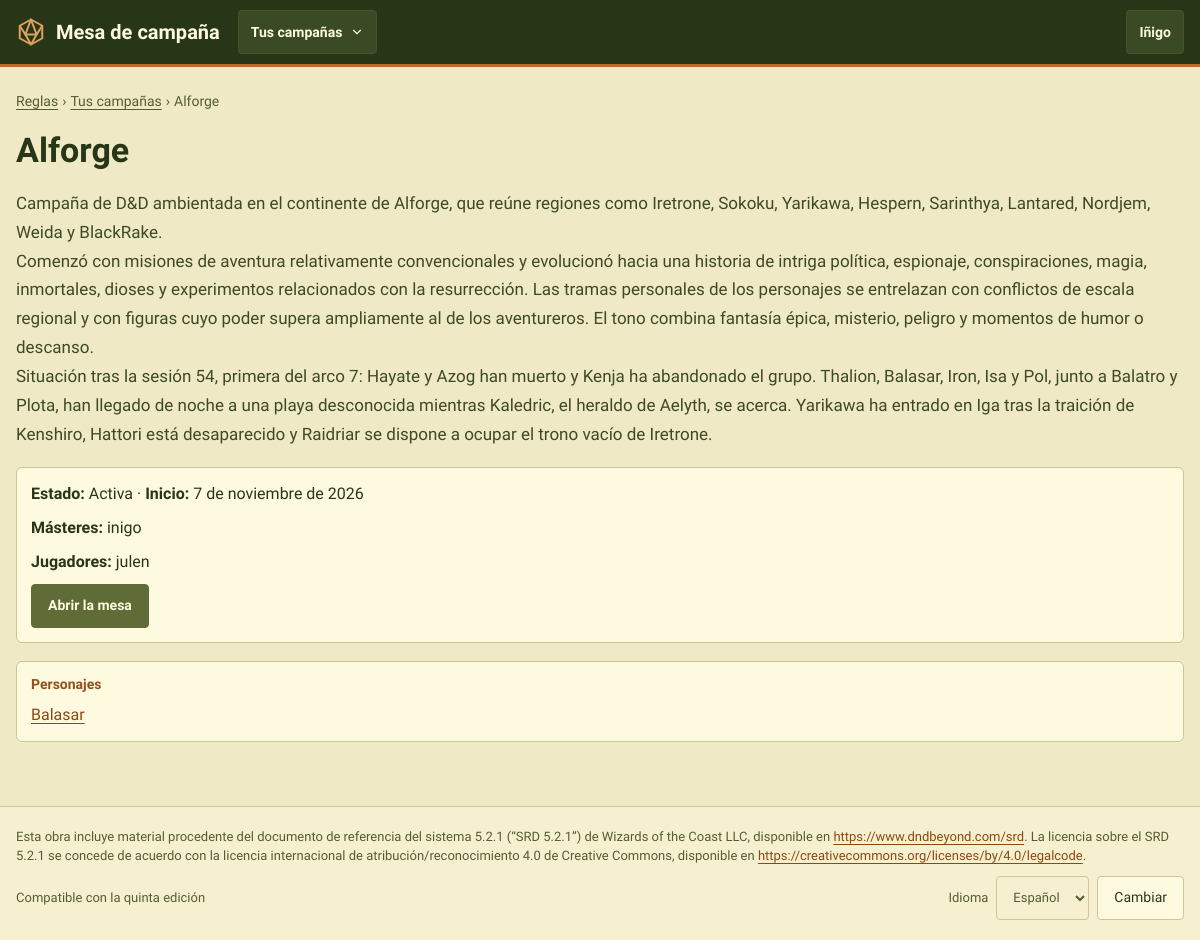
The page /reglas/campanas/3/ (signed in) on the database its author committed.
### CampaignManager/models.py (models this page shows, shortened)
class User(AbstractUser):
    pass

class Campaign(models.Model):
    class Status(models.TextChoices):
        ACTIVA = "activa", "Activa"
        PAUSADA = "pausada", "Pausada"
        TERMINADA = "terminada", "Terminada"
    name = models.CharField(max_length=100)
    description = models.TextField(blank=True)
    start_date = models.DateField()
    status = models.CharField(max_length=10, choices=Status.choices, default=Status.ACTIVA)
    cover = models.ImageField(upload_to="portadas/", blank=True)
    notice = models.TextField(blank=True, help_text="«Aviso del máster» on the home page")
    world_day = models.CharField(max_length=100, blank=True, help_text="Day in the world, e.g. «3 de Brumario»")
    world_year = models.CharField(max_length=100, blank=True)
    masters = models.ManyToManyField(User, related_name="dm_campaigns")
    players = models.ManyToManyField(User, related_name="player_campaigns", blank=True)
    class Meta:
        ordering = ["name"]
        indexes = [models.Index(fields=["status"])]

class Character(models.Model):
    class Status(models.TextChoices):
        PENDIENTE = "pendiente", "Pendiente"
        APROBADO = "aprobado", "Aprobado"
    name = models.CharField(max_length=100)
    xp = models.IntegerField(default=0)
    level = models.PositiveSmallIntegerField(
        default=1,
        validators=[MinValueValidator(1), MaxValueValidator(rules.MAX_LEVEL)],
        help_text="Level reached. It can be behind the XP until the player levels up",
    )
    hp = models.IntegerField(help_text="Maximum hit points")
    temp_hp = models.IntegerField(help_text="Current hit points")
    ac = models.IntegerField(help_text="Armor class")
    temp_ap = models.IntegerField(default=0, help_text="Current armor points")
    inspiration = models.IntegerField(default=0)
    strength = models.IntegerField()
    dexterity = models.IntegerField()
    constitution = models.IntegerField()
    intelligence = models.IntegerField()
    wisdom = models.IntegerField()
    charisma = models.IntegerField()
    portrait = models.ImageField(upload_to="retratos/", blank=True)
    background = models.TextField(blank=True)
    notes = models.TextField(blank=True, help_text="The player's own notes")
    status = models.CharField(max_length=10, choices=Status.choices, default=Status.APROBADO)
    dead = models.BooleanField(default=False)
    knocked_down_in = models.ForeignKey(
        "Encounter", on_delete=models.SET_NULL, null=True, blank=True, related_name="+",
        help_text="The fight in which the character was last knocked down",
    )
    magic_points = models.PositiveIntegerField(default=0)
    magic_points_bonus = models.IntegerField(
        default=0, help_text="The master's adjustment to the magic points the class gives at this level (can be negative)")
    player = models.ForeignKey(User, on_delete=models.SET_NULL, null=True, blank=True)
    char_class = models.ForeignKey("CharacterClass", on_delete=models.PROTECT)
    subclass = models.ForeignKey("Subclass", on_delete=models.PROTECT, null=True, blank=True)
    race = models.ForeignKey("Race", on_delete=models.PROTECT)
    subrace = models.ForeignKey("Subrace", on_delete=models.PROTECT, null=True, blank=True)
    campaigns = models.ManyToManyField("Campaign", blank=True, related_name="characters")
    is_npc = models.BooleanField(default=False)
    template = models.ForeignKey(
        "self",
        on_delete=models.CASCADE,
        null=True,
        blank=True,
        related_name="copies",
        limit_choices_to={"is_npc": True, "template__isnull": True},
        help_text="Only for NPC copies: the NPC template this character was made from",
    )
    abilities = models.ManyToManyField("Ability", through="CharacterAbility", blank=True)
    spells = models.ManyToManyField("Spell", blank=True)
    items = models.ManyToManyField("Item", through="Inventory")
    effects = models.ManyToManyField("Effect", through="ActiveEffect")
    class Meta:
        ordering = ["name"]
        indexes = [models.Index(fields=["is_npc", "status"])]
        constraints = [
            models.CheckConstraint(
                condition=models.Q(template__isnull=True) | models.Q(is_npc=True),
                name="template_only_for_npcs",
                violation_error_message="Only NPCs can have a template.",
            ),
            models.CheckConstraint(
                condition=models.Q(level__gte=1, level__lte=rules.MAX_LEVEL),
                name="level_from_1_to_max",
            ),
        ]

### CampaignManager/views.py (the view)
# urls.py: path("reglas/campanas/<int:pk>/", views.CampaignDetailView.as_view(), name="campaign_detail"),
class CampaignDetailView(CatalogDetailView):
    context_object_name = "campaign"
    template_name = "campaign_detail.html"
    character_filter = "campaigns"
    def get_queryset(self):
        return user_campaigns(self.request.user).prefetch_related("masters", "players")

### CampaignManager/context_processors.py (called while the page is built, shortened)
def campaign_nav(request):
    user = getattr(request, "user", None)
    if user is None or not user.is_authenticated:
        return {}
    campaigns = list(user_campaigns(user).prefetch_related("masters"))
    match = getattr(request, "resolver_match", None)
    campaign_id = match.kwargs.get("campaign_id") if match else None
    current = next((c for c in campaigns if c.pk == campaign_id), None)
    context = {"nav_campaigns": [
        {"campaign": c, "is_master": user in c.masters.all(), "status": _(STATUS_TEXT[c.status])} for c in campaigns
    ]}
    if current is None:
        return context

### CampaignManager/permissions.py (called while the page is built)
def user_campaigns(user):
    if not user.is_authenticated:
        return Campaign.objects.none()
    return Campaign.objects.filter(Q(masters=user) | Q(players=user)).distinct()

def visible_characters(user):
    if not user.is_authenticated:
        return Character.objects.none()
    visible = (Q(campaigns__masters=user)
               | Q(campaigns__players=user, is_npc=False, status=Character.Status.APROBADO)
               | Q(player=user))
    if user.dm_campaigns.exists():
        visible |= Q(is_npc=True, template__isnull=True, campaigns__isnull=True)
    return Character.objects.filter(visible).distinct()

### CampaignManager/templatetags/mesa.py (called while the page is built)
@register.simple_tag
def asset(path):
    url = static(path)
    found = finders.find(path)
    return f"{url}?v={int(os.path.getmtime(found))}" if found else url

### CampaignManager/views.py (called while the page is built)
    def get_context_data(self, **kwargs):
        context = super().get_context_data(**kwargs)
        if self.character_filter:
            context["characters"] = visible_characters(self.request.user).filter(
                **{self.character_filter: self.object}).order_by("name")
        return context

### CampaignManager/templates/campaign_detail.html (shortened to what this page needs)
{% extends "base.html" %}
{% load i18n %}
{% block content %}
<section class="pila" aria-labelledby="h-reglas">
    <nav class="migas" aria-label="{% translate 'Ruta' %}"><a href="{% url 'index' %}">{% translate "Reglas" %}</a> <span aria-hidden="true">›</span> <a href="{% url 'campaign_list' %}">{% translate "Tus campañas" %}</a> <span aria-hidden="true">›</span> <span>{{ campaign.name }}</span></nav>
    <h1 id="h-reglas">{{ campaign.name }}</h1>
    {% if campaign.description %}<div class="lectura-p">{{ campaign.description|linebreaks }}</div>{% endif %}
    <div class="tarjeta compacta">
        <p><b>{% translate "Estado" %}:</b> {{ campaign.get_status_display }} · <b>{% translate "Inicio" %}:</b> {{ campaign.start_date }}</p>
        <p><b>{% translate "Másteres" %}:</b> {% for user in campaign.masters.all %}{{ user.username }}{% if not forloop.last %}, {% endif %}{% empty %}—{% endfor %}</p>
        <p><b>{% translate "Jugadores" %}:</b> {% for user in campaign.players.all %}{{ user.username }}{% if not forloop.last %}, {% endif %}{% empty %}—{% endfor %}</p>
        <a class="btn btn-principal" style="align-self:flex-start" href="{% url 'home' campaign.pk %}">{% translate "Abrir la mesa" %}</a>
    </div>
    <div class="tarjeta compacta">
        <h2 class="rotulo">{% translate "Personajes" %}</h2>
        <ul class="lista-limpia" style="gap:4px">
            {% for character in characters %}<li><a href="{% url 'character_detail' character.pk %}">{{ character.name }}</a>{% if character.is_npc %} <span class="pastilla">{% translate "PNJ" %}</span>{% endif %}</li>
            {% empty %}<li class="atenuado">{% translate "Esta campaña todavía no tiene personajes." %}</li>{% endfor %}
        </ul>
    </div>
</section>
{% endblock %}

### CampaignManager/templates/base.html (shortened to what this page needs)
{% load static i18n mesa %}<!DOCTYPE html>
{% get_current_language as LANGUAGE_CODE %}
<html lang="{{ LANGUAGE_CODE }}">
<head>
    <link rel="stylesheet" href="{% asset 'css/mesa.css' %}">
</head>
<body>
<header class="cabecera">
    <div class="cabecera-inner">
        <a class="marca" href="{% url 'start' %}">
            <svg width="30" height="30" viewBox="0 0 24 24" fill="none" stroke="#DDA15E" stroke-width="1.6" stroke-linejoin="round" aria-hidden="true"><path d="M12 2 21 7v10l-9 5-9-5V7z"></path><path d="M12 2 7.5 14h9z"></path><path d="M3 7l4.5 7M21 7l-4.5 7M7.5 14 12 22l4.5-8"></path></svg>
            <span>Mesa de campaña</span>
        </a>
        {% if user.is_authenticated and nav_campaigns %}
        <details class="desplegable">
            <summary aria-label="{% translate 'Cambiar de campaña' %}">{% if nav_campaign %}{{ nav_campaign.name }}{% else %}{% translate "Tus campañas" %}{% endif %}
                <svg width="14" height="14" viewBox="0 0 24 24" fill="none" stroke="currentColor" stroke-width="2" stroke-linecap="round" aria-hidden="true"><path d="M6 9l6 6 6-6"></path></svg></summary>
        </details>
        {% endif %}
        {% if user.is_authenticated %}
        <details class="desplegable">
            <summary>{{ user.get_short_name|default:user.username }}</summary>
        </details>
        {% endif %}
    </div>
</header>
<main id="principal" class="contenido">
    {% block content %}{% endblock %}
</main>
<footer class="pie">
    <div class="pie-inner">
        <p lang="es">Esta obra incluye material procedente del documento de referencia del sistema 5.2.1 (“SRD 5.2.1”) de Wizards of the Coast LLC, disponible en <a href="https://www.dndbeyond.com/srd">https://www.dndbeyond.com/srd</a>. La licencia sobre el SRD 5.2.1 se concede de acuerdo con la licencia internacional de atribución/reconocimiento 4.0 de Creative Commons, disponible en <a href="https://creativecommons.org/licenses/by/4.0/legalcode">https://creativecommons.org/licenses/by/4.0/legalcode</a>.</p>
        <div class="fila-s" style="justify-content:space-between">
            <span>{% translate "Compatible con la quinta edición" %}</span>
            <form action="{% url 'set_language' %}" method="post" class="fila-s">
                <label for="idioma">{% translate "Idioma" %}</label>
                <select id="idioma" name="language" class="entrada" style="width:auto">
                    {% get_available_languages as LANGUAGES %}
                    {% for code, name in LANGUAGES %}<option value="{{ code }}" {% if code == LANGUAGE_CODE %}selected{% endif %}>{{ name }}</option>{% endfor %}
                </select>
                <button type="submit" class="btn">{% translate "Cambiar" %}</button>
            </form>
        </div>
    </div>
</footer>
</body>
</html>

### CampaignManager/static/css/mesa.css (style rules this page uses)
:root { --bg:#EFE9C6; --surface:#FEFAE0; --surface2:#F6F0D0; --line:#CFC696; --text:#283618; --text2:#3E4A26; --muted:#565D33; --accent:#606C38; --on-accent:#FEFAE0; --link:#8A4A12; --label:#94501A; --copper:#BC6C25; --ochre:#DDA15E; --accent-soft:#E8E6C2; --accent-soft-text:#3A4520; --hp:#A3561C; --ap:#606C38; --magic:#6A4A62; --track:#E2DAB0; --ok-bg:#E2E6C0; --ok-text:#3E4A1E; --warn-bg:#F6E2BC; --warn-text:#6E4410; --danger-bg:#F2D6C0; --danger-text:#8A3A10; --neutral-bg:#ECE6C4; --neutral-text:#3E4A26; --secret-bg:#E9E0DC; --secret-text:#5C3F54; --info-bg:#DDE3CF; --info-text:#33482E; --teal-bg:#D9E3CC; --teal-text:#2F5233; --r-card:6px; --r-ctl:4px; --font:'Cardo', Georgia, serif; --tap:44px; }
*,*::before,*::after { box-sizing:border-box }
html { -webkit-text-size-adjust:100% }
body { margin:0;background:var(--bg);color:var(--text);font-family:var(--font);font-size:16px;line-height:1.5 }
a { color:var(--link);text-underline-offset:3px }
h1,h2,h3,h4 { font-family:var(--font);font-weight:700;line-height:1.2;margin:0 }
h1 { font-size:34px }
h2 { font-size:24px }
p { margin:0 }
ul,ol { margin:0;padding:0 }
button,input,select,textarea { font:inherit;color:inherit }
button { cursor:pointer }
::placeholder { color:var(--muted);opacity:1 }
.cabecera { background:#283618;color:#FEFAE0;border-bottom:3px solid #BC6C25 }
.cabecera a { color:#FEFAE0 }
.cabecera-inner { max-width:1240px;margin:0 auto;padding:0 16px;display:flex;flex-wrap:wrap;align-items:center;gap:6px 18px;min-height:64px }
.marca { display:flex;align-items:center;gap:10px;font-weight:700;font-size:20px;text-decoration:none;min-height:var(--tap) }
.marca svg { flex:none }
.desplegable { position:relative }
.desplegable>summary { list-style:none;min-height:var(--tap);padding:0 12px;border-radius:var(--r-ctl);border:1px solid #46552C;background:#3A4A24;display:flex;align-items:center;gap:8px;font-size:14px;font-weight:700;cursor:pointer }
.contenido { max-width:1240px;margin:0 auto;padding:24px 16px 64px }
.pila { display:flex;flex-direction:column;gap:18px }
.fila-s { display:flex;flex-wrap:wrap;gap:8px;align-items:center }
.tarjeta { background:var(--surface);border:1px solid var(--line);border-radius:var(--r-card);padding:18px 20px;display:flex;flex-direction:column;gap:10px }
.tarjeta.compacta { padding:14px }
.rotulo { font-size:14px;font-weight:700;color:var(--label);margin:0 }
.lectura-p p { font-size:17px;line-height:1.7;color:var(--text2) }
.lista-limpia { list-style:none;padding:0;margin:0;display:flex;flex-direction:column;gap:10px }
.btn { min-height:var(--tap);padding:0 16px;border-radius:var(--r-ctl);border:1px solid var(--line);background:var(--surface);color:var(--text);font-size:14px;display:inline-flex;align-items:center;justify-content:center;gap:8px;text-decoration:none;line-height:1.2 }
.btn-principal { background:var(--accent);border-color:var(--accent);color:var(--on-accent);font-weight:700 }
.entrada,.campo input:not([type=checkbox]):not([type=radio]):not([type=file]),.campo select,.campo textarea { min-height:var(--tap);padding:0 12px;border-radius:var(--r-ctl);border:1px solid var(--line);background:var(--surface2);width:100% }
.migas { display:flex;flex-wrap:wrap;align-items:center;gap:4px;font-size:14px;color:var(--muted) }
.migas a { color:var(--muted) }
.pie { border-top:1px solid var(--line);background:var(--surface2) }
.pie-inner { max-width:1240px;margin:0 auto;padding:20px 16px;display:flex;flex-direction:column;gap:10px;font-size:13px;color:var(--muted) }
.pie a { color:var(--link) }

### rows shown on the page
User: get_short_name "Iñigo", username "inigo"
Campaign: name "Alforge", description "Campaña de D&D ambientada en el continente de Alforge, que reúne regiones como Iretrone, Sokoku, Yarikawa, Hespern, Sarinthya, Lantared, Nordjem, Weida y BlackRake. Comenzó con misiones de aventura relativamente convencionales y evolucionó hacia una historia de intriga política, espionaje, conspiraciones, magia, inmortales, dioses y experimentos relacionados con la resurrección. Las tramas personales de los personajes se entrelazan con conflictos de escala regional y con figuras cuyo poder supera ampliamente al de los aventureros. El tono combina fantasía épica, misterio, peligro y momentos de humor o descanso. Situación tras la sesión 54, primera del arco 7: Hayate y Azog han muerto y…", status "Activa", start_date "7 de noviembre de 2026"
User: username "julen"
Character: name "Balasar"

### other values the page prints
form field language "Español"
